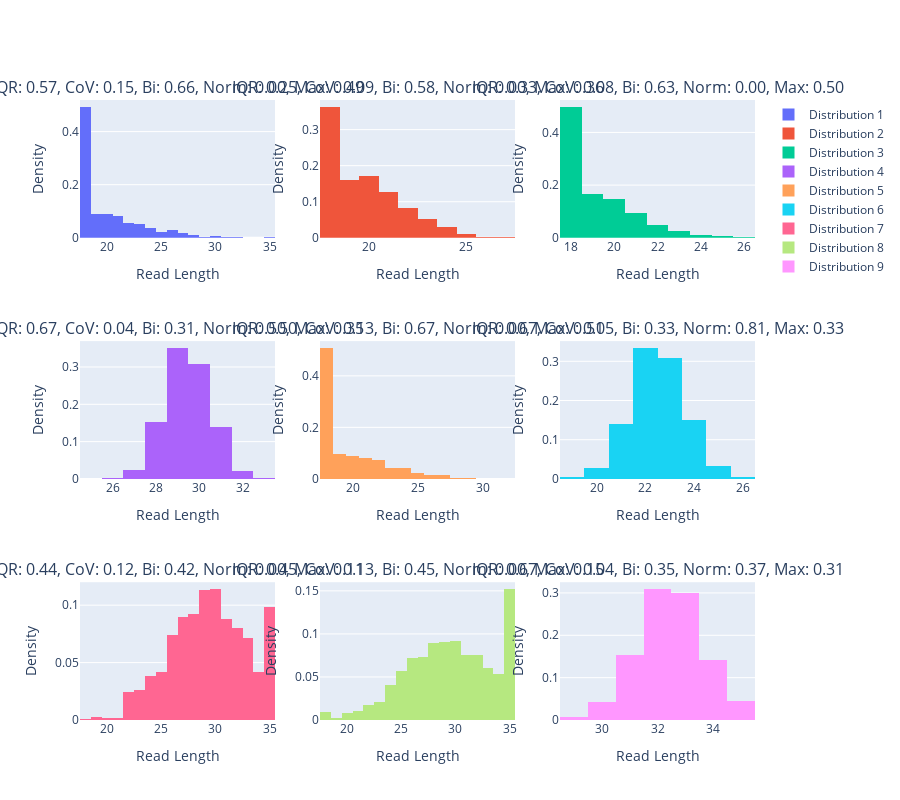

The code cell stored with this chart in its notebook:
### Code cell
import plotly.graph_objects as go
from plotly.subplots import make_subplots

import plotly.graph_objects as go
from plotly.subplots import make_subplots
import numpy as np

# make multifigure sub plot of 9 random distributions
n_rows = 3
n_cols = 3
fig = make_subplots(rows=n_rows, cols=n_cols, subplot_titles=[f"Distribution {i+1}" for i in range(n_rows * n_cols)])

for i, dist in enumerate(normal_distributions):
    row = i // n_cols + 1
    col = i % n_cols + 1
    
    if i >= n_rows * n_cols:
        break
    
    rld_dict = {
        length: count for length, count in zip(*np.unique(dist, return_counts=True))
    }
    
    IQR_score = read_length_distribution_IQR_normalised_metric(rld_dict)
    CoV_score = read_length_distribution_coefficient_of_variation_metric(rld_dict)
    Bimodal_score = read_length_distribution_bimodality(rld_dict)
    Normal_score = read_length_distribution_normality_metric(rld_dict)
    Max_prop_score = read_length_distribution_max_prop_metric(rld_dict)
    
    fig.add_trace(go.Histogram(x=dist, histnorm='probability', name=f'Distribution {i+1}'), row=row, col=col)
    
    fig.update_xaxes(title_text='Read Length', row=row, col=col)
    fig.update_yaxes(title_text='Density', row=row, col=col)
    
    title = f"IQR: {IQR_score:.2f}, CoV: {CoV_score:.2f}, Bi: {Bimodal_score:.2f}, Norm: {Normal_score:.2f}, Max: {Max_prop_score:.2f}"
    fig.layout.annotations[i].update(text=title)

fig.update_layout(
    height=800,
    barmode='overlay',
)

fig.show()

### Figure 1 — Plotly figure (JSON) as saved in the notebook; plotly's stock layout.template omitted (floating-point values rounded to 4 significant figures; data arrays with more than 128 entries replaced by an {"elided": "..."} marker saying what was removed)
{"data": [{"histnorm": "probability", "name": "Distribution 1", "type": "histogram", "x": {"elided": "1000 int values"}, "xaxis": "x", "yaxis": "y"}, {"histnorm": "probability", "name": "Distribution 2", "type": "histogram", "x": {"elided": "1000 int values"}, "xaxis": "x2", "yaxis": "y2"}, {"histnorm": "probability", "name": "Distribution 3", "type": "histogram", "x": {"elided": "1000 int values"}, "xaxis": "x3", "yaxis": "y3"}, {"histnorm": "probability", "name": "Distribution 4", "type": "histogram", "x": {"elided": "1000 int values"}, "xaxis": "x4", "yaxis": "y4"}, {"histnorm": "probability", "name": "Distribution 5", "type": "histogram", "x": {"elided": "1000 int values"}, "xaxis": "x5", "yaxis": "y5"}, {"histnorm": "probability", "name": "Distribution 6", "type": "histogram", "x": {"elided": "1000 int values"}, "xaxis": "x6", "yaxis": "y6"}, {"histnorm": "probability", "name": "Distribution 7", "type": "histogram", "x": {"elided": "1000 int values"}, "xaxis": "x7", "yaxis": "y7"}, {"histnorm": "probability", "name": "Distribution 8", "type": "histogram", "x": {"elided": "1000 int values"}, "xaxis": "x8", "yaxis": "y8"}, {"histnorm": "probability", "name": "Distribution 9", "type": "histogram", "x": {"elided": "1000 int values"}, "xaxis": "x9", "yaxis": "y9"}], "layout": {"annotations": [{"font": {"size": 16}, "showarrow": false, "text": "IQR: 0.57, CoV: 0.15, Bi: 0.66, Norm: 0.00, Max: 0.49", "x": 0.1444, "xanchor": "center", "xref": "paper", "y": 1, "yanchor": "bottom", "yref": "paper"}, {"font": {"size": 16}, "showarrow": false, "text": "IQR: 0.25, CoV: 0.09, Bi: 0.58, Norm: 0.00, Max: 0.36", "x": 0.5, "xanchor": "center", "xref": "paper", "y": 1, "yanchor": "bottom", "yref": "paper"}, {"font": {"size": 16}, "showarrow": false, "text": "IQR: 0.33, CoV: 0.08, Bi: 0.63, Norm: 0.00, Max: 0.50", "x": 0.8556, "xanchor": "center", "xref": "paper", "y": 1, "yanchor": "bottom", "yref": "paper"}, {"font": {"size": 16}, "showarrow": false, "text": "IQR: 0.67, CoV: 0.04, Bi: 0.31, Norm: 0.50, Max: 0.35", "x": 0.1444, "xanchor": "center", "xref": "paper", "y": 0.6111, "yanchor": "bottom", "yref": "paper"}, {"font": {"size": 16}, "showarrow": false, "text": "IQR: 0.50, CoV: 0.13, Bi: 0.67, Norm: 0.00, Max: 0.51", "x": 0.5, "xanchor": "center", "xref": "paper", "y": 0.6111, "yanchor": "bottom", "yref": "paper"}, {"font": {"size": 16}, "showarrow": false, "text": "IQR: 0.67, CoV: 0.05, Bi: 0.33, Norm: 0.81, Max: 0.33", "x": 0.8556, "xanchor": "center", "xref": "paper", "y": 0.6111, "yanchor": "bottom", "yref": "paper"}, {"font": {"size": 16}, "showarrow": false, "text": "IQR: 0.44, CoV: 0.12, Bi: 0.42, Norm: 0.00, Max: 0.11", "x": 0.1444, "xanchor": "center", "xref": "paper", "y": 0.2222, "yanchor": "bottom", "yref": "paper"}, {"font": {"size": 16}, "showarrow": false, "text": "IQR: 0.45, CoV: 0.13, Bi: 0.45, Norm: 0.00, Max: 0.15", "x": 0.5, "xanchor": "center", "xref": "paper", "y": 0.2222, "yanchor": "bottom", "yref": "paper"}, {"font": {"size": 16}, "showarrow": false, "text": "IQR: 0.67, CoV: 0.04, Bi: 0.35, Norm: 0.37, Max: 0.31", "x": 0.8556, "xanchor": "center", "xref": "paper", "y": 0.2222, "yanchor": "bottom", "yref": "paper"}], "barmode": "overlay", "height": 800, "xaxis": {"anchor": "y", "domain": [0, 0.2889], "title": {"text": "Read Length"}}, "xaxis2": {"anchor": "y2", "domain": [0.3556, 0.6444], "title": {"text": "Read Length"}}, "xaxis3": {"anchor": "y3", "domain": [0.7111, 1], "title": {"text": "Read Length"}}, "xaxis4": {"anchor": "y4", "domain": [0, 0.2889], "title": {"text": "Read Length"}}, "xaxis5": {"anchor": "y5", "domain": [0.3556, 0.6444], "title": {"text": "Read Length"}}, "xaxis6": {"anchor": "y6", "domain": [0.7111, 1], "title": {"text": "Read Length"}}, "xaxis7": {"anchor": "y7", "domain": [0, 0.2889], "title": {"text": "Read Length"}}, "xaxis8": {"anchor": "y8", "domain": [0.3556, 0.6444], "title": {"text": "Read Length"}}, "xaxis9": {"anchor": "y9", "domain": [0.7111, 1], "title": {"text": "Read Length"}}, "yaxis": {"anchor": "x", "domain": [0.7778, 1], "title": {"text": "Density"}}, "yaxis2": {"anchor": "x2", "domain": [0.7778, 1], "title": {"text": "Density"}}, "yaxis3": {"anchor": "x3", "domain": [0.7778, 1], "title": {"text": "Density"}}, "yaxis4": {"anchor": "x4", "domain": [0.3889, 0.6111], "title": {"text": "Density"}}, "yaxis5": {"anchor": "x5", "domain": [0.3889, 0.6111], "title": {"text": "Density"}}, "yaxis6": {"anchor": "x6", "domain": [0.3889, 0.6111], "title": {"text": "Density"}}, "yaxis7": {"anchor": "x7", "domain": [0, 0.2222], "title": {"text": "Density"}}, "yaxis8": {"anchor": "x8", "domain": [0, 0.2222], "title": {"text": "Density"}}, "yaxis9": {"anchor": "x9", "domain": [0, 0.2222], "title": {"text": "Density"}}}}
